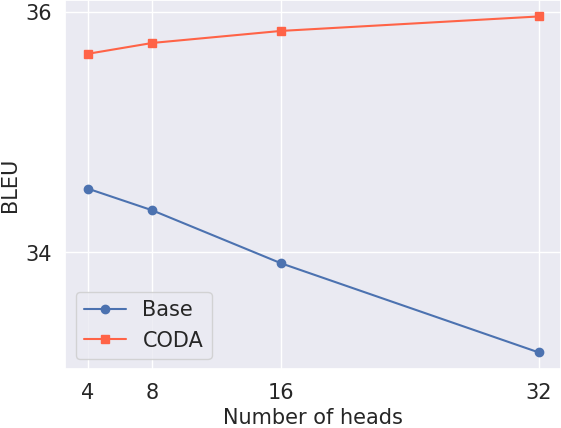

The Python source for this figure:
import matplotlib.pyplot as plt
import torch
import os
import seaborn as sns

current_path = os.path.abspath(__file__)
father_path = os.path.abspath(os.path.dirname(current_path) + os.path.sep + ".")


def plot():
    # Write the relative path from the name of this file
    relative_save_path = "fig3_1.png"

    save_path = os.path.join(father_path, relative_save_path)

    sns.set_style("darkgrid")
    column = [4, 8, 16, 32]
    base = [34.53, 34.35, 33.91, 33.17]
    coda = [35.65, 35.74, 35.84, 35.96]
    csfont = {'fontsize': 15, 'fontname': 'Times New Roman'}
    plt.figure(1)
    plt.plot(column, base, marker="o", label='Base')
    plt.plot(column, coda, color='tomato', marker='s', label='CODA')
    plt.xticks(column, fontsize=csfont['fontsize'])
    plt.yticks(fontsize=csfont['fontsize'])
    plt.xlabel("Number of heads", **csfont)
    plt.ylabel("BLEU", **csfont)
    plt.legend(fontsize=csfont['fontsize'])
    plt.savefig(save_path, format='png', bbox_inches='tight', pad_inches=0)

    return relative_save_path
